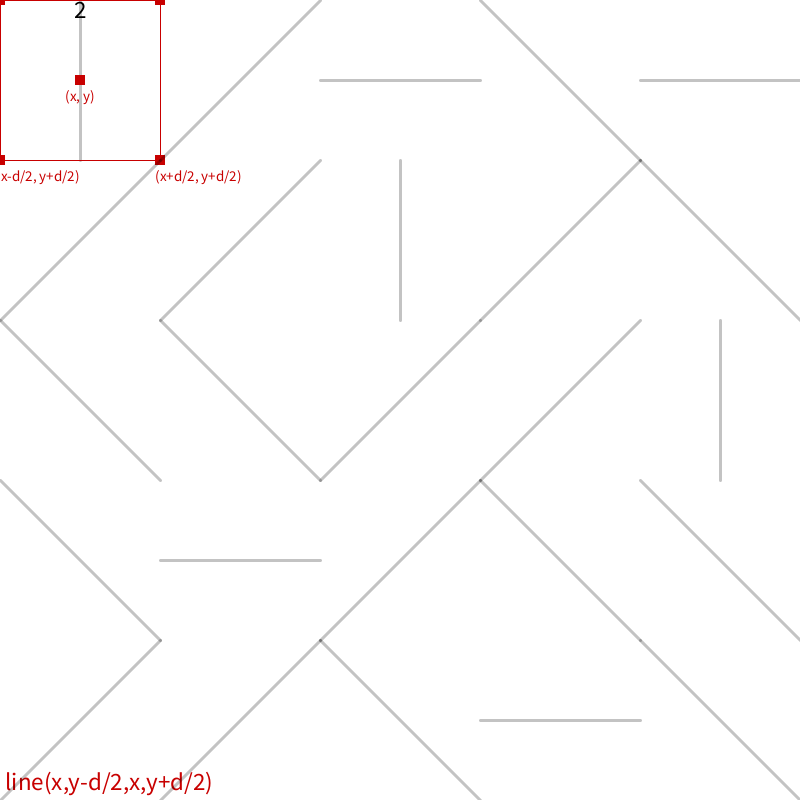
Frame 1 (no input)
Frame 60 (the mouse pressed at the canvas centre just before this capture): identical to frame 1, image omitted
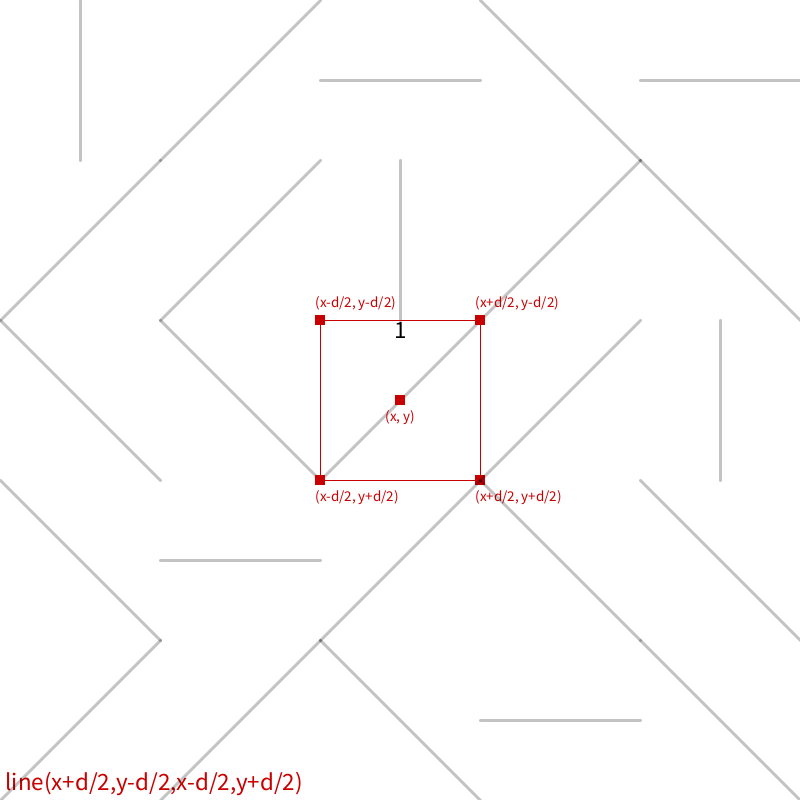
Frame 120 (the mouse held since frame 60 and released just before this capture)

The Processing sketch that drew these frames (run headless with seeded random() and noise(); from frame 60 on, the mouse is pressed at the canvas centre):

// Processing sketch: sketch_190318_grille_visuel_over
// ── sketch_190318_grille_visuel_over.pde
int res = 5;
int[] motifs = new int[res*res];
float c = 0.0;
float x, y;

void setup()
{
  size(800, 800); // taille de la fenêtre en pixels
  for (int i=0; i<motifs.length; i++) 
    motifs[i] = int( random(0, 4) );
  c = float(width) / res;
}

void draw()
{
  background(255);
  for (int j=0; j<res; j++)
    for (int i=0; i<res; i++)
    {
      x = c*i;
      y = c*j;

      int motif = motifs[i+res*j];
      String instruction="";

      pushStyle();
      stroke(0, 60);
      strokeWeight(3);
      if (motif == 0)
      {
        line(x, y, x+c, y+c);
        instruction = "line(x-d/2,y-d/2,x+d/2,y+d/2)";
      }
      if (motif == 1)
      {
        line(x+c, y, x, y+c);
        instruction = "line(x+d/2,y-d/2,x-d/2,y+d/2)";
      }
      if (motif == 2)
      {
        line(x+c/2, y, x+c/2, y+c);
        instruction = "line(x,y-d/2,x,y+d/2)";
      }
      if (motif == 3)
      {
        line(x, y+c/2, x+c, y+c/2);
        instruction = "line(x,y-d/2,x,y+d/2)";
      }
      popStyle();

      if (isMouseOver(x, y))
      {
        // rectangle
        pushStyle();
        noFill();
        stroke(200, 0, 0);
        rect(x, y, c, c);      
        fill(0);
        textSize(25);
        textAlign(CENTER, TOP);
        text(motif, x+c/2, y);
        popStyle();

        // points
        float w = 10;
        pushStyle();
        rectMode(CENTER);
        noStroke();
        fill(200, 0, 0);
        textSize(15);
        rect(x, y, w, w); textAlign(LEFT,BOTTOM); text("(x-d/2, y-d/2)",x-w/2,y-w); 
        rect(x+c, y, w, w); textAlign(LEFT,BOTTOM); text("(x+d/2, y-d/2)",x+c-w/2,y-w); 
        rect(x+c, y+c, w, w); textAlign(LEFT,TOP); text("(x+d/2, y+d/2)",x+c-w/2,y+c+w);
        rect(x, y+c, w, w); textAlign(LEFT,TOP); text("(x-d/2, y+d/2)",x-w/2,y+c+w);
        rect(x+c/2, y+c/2, w, w); textAlign(CENTER,TOP); text("(x, y)",x+c/2,y+c/2+w);
        popStyle();


        // instruction
        pushStyle();
        fill(200, 0, 0);
        textSize(25);
        textAlign(LEFT, BASELINE);
        text(instruction, 5, height-10);
        popStyle();
      }
    }
}

boolean isMouseOver(float x, float y)
{
  return ( (mouseX >= x && mouseX <= x+c) && (mouseY >= y && mouseY <= y+c) );
}
